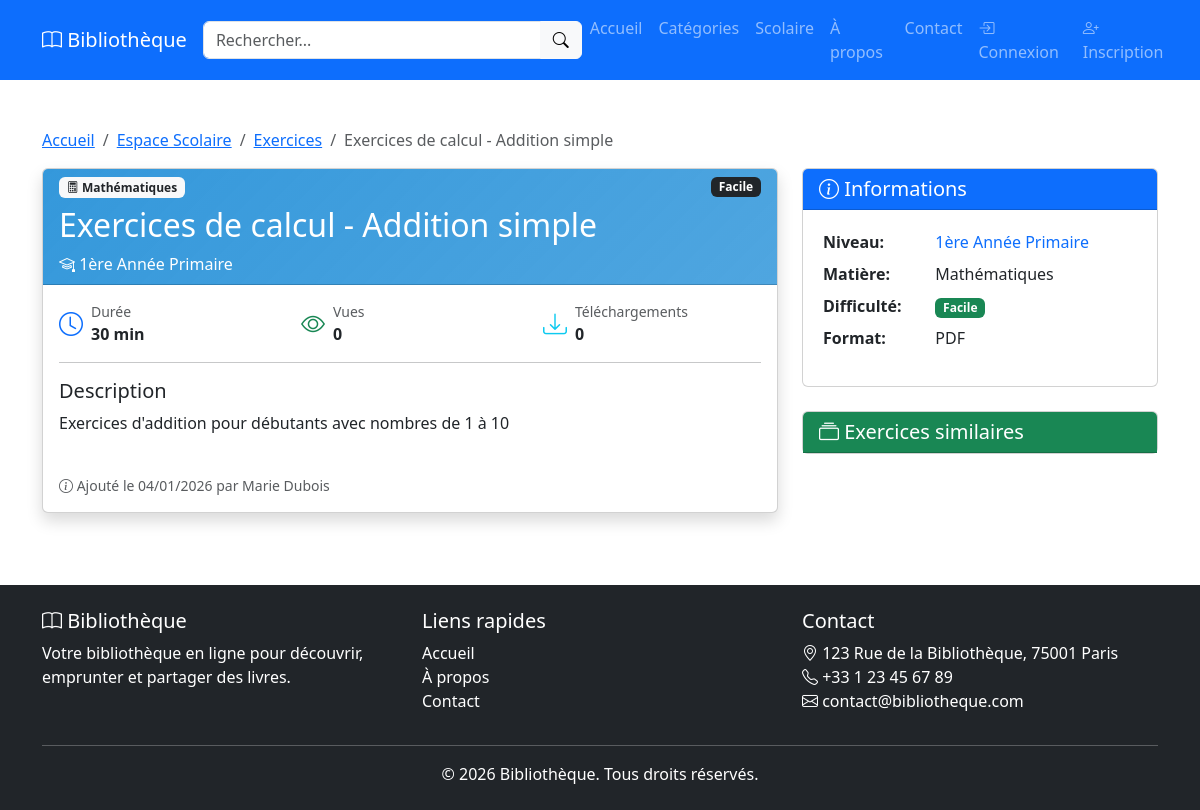
Page /school/exercise?id=1 on the committed database.
### tables this page shows
CREATE TABLE exercises
                                                                    (
                                                                        id INT
                                                                        UNSIGNED AUTO_INCREMENT PRIMARY KEY,
    title VARCHAR
                                                                        (255) NOT NULL,
    description TEXT,
    school_level_id INT UNSIGNED NOT NULL,
    subject_id INT UNSIGNED NOT NULL,
    book_id INT UNSIGNED,
    difficulty ENUM
                                                                        ('facile', 'moyen', 'difficile') DEFAULT 'moyen',
    duration_minutes INT,
    file_path VARCHAR
                                                                        (255),
    file_type ENUM
                                                                        ('pdf', 'doc', 'docx', 'image') DEFAULT 'pdf',
    has_solutions TINYINT
                                                                        (1) DEFAULT 0,
    solutions_file VARCHAR
                                                                        (255),
    view_count INT UNSIGNED DEFAULT 0,
    download_count INT UNSIGNED DEFAULT 0,
    status ENUM
                                                                        ('active', 'inactive') DEFAULT 'active',
    created_by INT UNSIGNED,
    created_at TIMESTAMP DEFAULT CURRENT_TIMESTAMP,
    updated_at TIMESTAMP DEFAULT CURRENT_TIMESTAMP ON
                                                                        UPDATE CURRENT_TIMESTAMP,
    FOREIGN KEY
                                                                        (school_level_id) REFERENCES school_levels
                                                                        (id) ON
                                                                        DELETE CASCADE,
    FOREIGN KEY (subject_id)
                                                                        REFERENCES school_subjects
                                                                        (id) ON
                                                                        DELETE CASCADE,
    FOREIGN KEY (book_id)
                                                                        REFERENCES books
                                                                        (id) ON
                                                                        DELETE
                                                                        SET NULL
                                                                        ,
    FOREIGN KEY
                                                                        (created_by) REFERENCES users
                                                                        (id) ON
                                                                        DELETE
                                                                        SET NULL
                                                                        ,
    INDEX idx_level_subject
                                                                        (school_level_id, subject_id),
    INDEX idx_difficulty
                                                                        (difficulty),
    INDEX idx_status
                                                                        (status),
    FULLTEXT idx_exercises_search
                                                                        (title, description)
);

CREATE TABLE school_subjects
            (
                id INT
                UNSIGNED AUTO_INCREMENT PRIMARY KEY,
    name VARCHAR
                (100) NOT NULL,
    slug VARCHAR
                (100) NOT NULL UNIQUE,
    description TEXT,
    icon VARCHAR
                (50),
    color VARCHAR
                (20),
    display_order INT DEFAULT 0,
    status ENUM
                ('active', 'inactive') DEFAULT 'active',
    created_at TIMESTAMP DEFAULT CURRENT_TIMESTAMP,
    updated_at TIMESTAMP DEFAULT CURRENT_TIMESTAMP ON
                UPDATE CURRENT_TIMESTAMP,
    INDEX idx_slug (slug)
                );

CREATE TABLE school_levels
        (
            id INT
            UNSIGNED AUTO_INCREMENT PRIMARY KEY,
    name VARCHAR
            (100) NOT NULL,
    slug VARCHAR
            (100) NOT NULL UNIQUE,
    level_order INT NOT NULL,
    category_id INT UNSIGNED,
    description TEXT,
    age_range VARCHAR
            (50),
    status ENUM
            ('active', 'inactive') DEFAULT 'active',
    created_at TIMESTAMP DEFAULT CURRENT_TIMESTAMP,
    updated_at TIMESTAMP DEFAULT CURRENT_TIMESTAMP ON
            UPDATE CURRENT_TIMESTAMP,
    FOREIGN KEY
            (category_id) REFERENCES categories
            (id) ON
            DELETE
            SET NULL
            ,
    INDEX idx_level_order
            (level_order),
    INDEX idx_status
            (status)
);

CREATE TABLE users
(
    id INT
    UNSIGNED AUTO_INCREMENT PRIMARY KEY,
    email VARCHAR
    (255) NOT NULL UNIQUE,
    password VARCHAR
    (255) NOT NULL,
    first_name VARCHAR
    (100) NOT NULL,
    last_name VARCHAR
    (100) NOT NULL,
    phone VARCHAR
    (20),
    address TEXT,
    role ENUM
    ('lecteur', 'bibliothecaire', 'admin') NOT NULL DEFAULT 'lecteur',
    status ENUM
    ('active', 'inactive', 'pending') NOT NULL DEFAULT 'pending',
    created_at TIMESTAMP DEFAULT CURRENT_TIMESTAMP,
    updated_at TIMESTAMP DEFAULT CURRENT_TIMESTAMP ON
    UPDATE CURRENT_TIMESTAMP,
    last_login TIMESTAMP
    NULL,
    INDEX idx_email
    (email),
    INDEX idx_role
    (role),
    INDEX idx_status
    (status)
);

### views/school/exercise_details.php (the view, shortened to what the rows shown need)
<?php
require_once ROOT_PATH . '/views/layouts/header.php';
require_once ROOT_PATH . '/views/layouts/navbar.php';
?>
<div class="container my-5">
    <nav aria-label="breadcrumb">
        <ol class="breadcrumb">
            <li class="breadcrumb-item"><a href="<?php echo url('/'); ?>">Accueil</a></li>
            <li class="breadcrumb-item"><a href="<?php echo url('/school'); ?>">Espace Scolaire</a></li>
            <li class="breadcrumb-item"><a href="<?php echo url('/school/exercises'); ?>">Exercices</a></li>
            <li class="breadcrumb-item active"><?php echo truncate($exercise['title'], 40); ?></li>
        </ol>
    </nav>
    <div class="row">
        <div class="col-md-8">
            <div class="card mb-4 shadow">
                <div class="card-header" style="background: linear-gradient(135deg, <?php echo $exercise['subject_color']; ?> 0%, <?php echo $exercise['subject_color']; ?>dd 100%);">
                    <div class="text-white">
                        <div class="d-flex justify-content-between align-items-start mb-2">
                            <span class="badge bg-light text-dark">
                                <i class="<?php echo $exercise['subject_icon']; ?>"></i>
                                <?php echo escape($exercise['subject_name']); ?>
                            </span>
                            <span class="badge bg-dark"><?php echo ucfirst($exercise['difficulty']); ?></span>
                        </div>
                        <h2 class="mb-2"><?php echo escape($exercise['title']); ?></h2>
                        <p class="mb-0">
                            <i class="bi bi-mortarboard"></i> <?php echo escape($exercise['level_name']); ?>
                        </p>
                    </div>
                </div>
                <div class="card-body">
                    <div class="row mb-3">
                        <div class="col-md-4">
                            <div class="d-flex align-items-center">
                                <i class="bi bi-clock text-primary me-2" style="font-size: 1.5rem;"></i>
                                <div>
                                    <small class="text-muted d-block">Durée</small>
                                    <strong><?php echo $exercise['duration_minutes'] ? $exercise['duration_minutes'] . ' min' : 'Non spécifiée'; ?></strong>
                                </div>
                            </div>
                        </div>
                        <div class="col-md-4">
                            <div class="d-flex align-items-center">
                                <i class="bi bi-eye text-success me-2" style="font-size: 1.5rem;"></i>
                                <div>
                                    <small class="text-muted d-block">Vues</small>
                                    <strong><?php echo $exercise['view_count']; ?></strong>
                                </div>
                            </div>
                        </div>
                        <div class="col-md-4">
                            <div class="d-flex align-items-center">
                                <i class="bi bi-download text-info me-2" style="font-size: 1.5rem;"></i>
                                <div>
                                    <small class="text-muted d-block">Téléchargements</small>
                                    <strong><?php echo $exercise['download_count']; ?></strong>
                                </div>
                            </div>
                        </div>
                    </div>
                    <hr>
                    <h5>Description</h5>
                    <p><?php echo nl2br(escape($exercise['description'])); ?></p>
                <div class="mt-3 text-muted small">
                    <i class="bi bi-info-circle"></i>
                    Ajouté le <?php echo format_date($exercise['created_at']); ?>
                    <?php if ($exercise['first_name']): ?>
                        par <?php echo escape($exercise['first_name'] . ' ' . $exercise['last_name']); ?>
                    <?php endif; ?>
                </div>
            </div>
        </div>
    </div>
    <div class="col-md-4">
        <div class="card mb-4">
            <div class="card-header bg-primary text-white">
                <h5 class="mb-0"><i class="bi bi-info-circle"></i> Informations</h5>
            </div>
            <div class="card-body">
                <table class="table table-sm table-borderless">
                    <tr>
                        <td><strong>Niveau:</strong></td>
                        <td>
                            <a href="<?php echo url('/school/level?slug=' . $exercise['level_slug']); ?>" class="text-decoration-none">
                                <?php echo escape($exercise['level_name']); ?>
                            </a>
                        </td>
                    </tr>
                    <tr>
                        <td><strong>Matière:</strong></td>
                        <td><?php echo escape($exercise['subject_name']); ?></td>
                    </tr>
                    <tr>
                        <td><strong>Difficulté:</strong></td>
                        <td>
                            <?php
                            $difficultyColor = match($exercise['difficulty']) {
                                'facile' => 'success',
                                'moyen' => 'warning',
                                'difficile' => 'danger',
                                default => 'secondary'
                            };
                            ?>
                            <span class="badge bg-<?php echo $difficultyColor; ?>">
                                <?php echo ucfirst($exercise['difficulty']); ?>
                            </span>
                        </td>
                    </tr>
                    <tr>
                        <td><strong>Format:</strong></td>
                        <td><?php echo strtoupper($exercise['file_type']); ?></td>
                    </tr>
                </table>
            </div>
        </div>
        <?php if (!empty($relatedExercises)): ?>
            <div class="card">
                <div class="card-header bg-success text-white">
                    <h5 class="mb-0"><i class="bi bi-collection"></i> Exercices similaires</h5>
                </div>
            </div>
        <?php endif; ?>
    </div>
</div>
</div>
<?php require_once ROOT_PATH . '/views/layouts/footer.php'; ?>

### rows in the picture
exercises: title "Exercices de calcul - Addition simple", subject.name "Mathématiques", difficulty "Facile", school_level.name "1ère Année Primaire", duration_minutes "30", view_count "0", download_count "0", description "Exercices d'addition pour débutants avec nombres de 1 à 10", created_at "04/01/2026", created_by.last_name "Marie Dubois", file_type "PDF"

### other values in the picture
APP_NAME "Bibliothèque"
